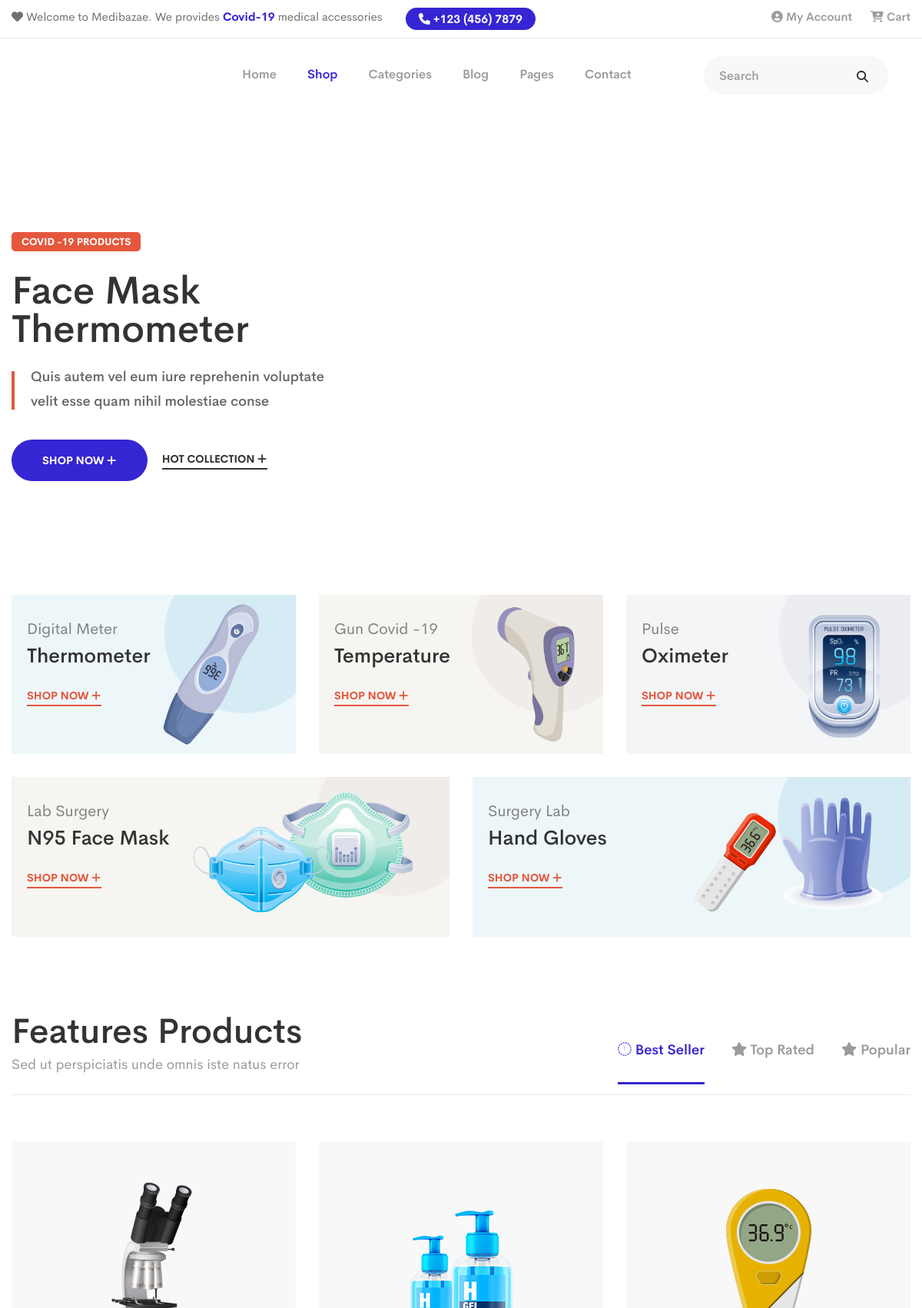
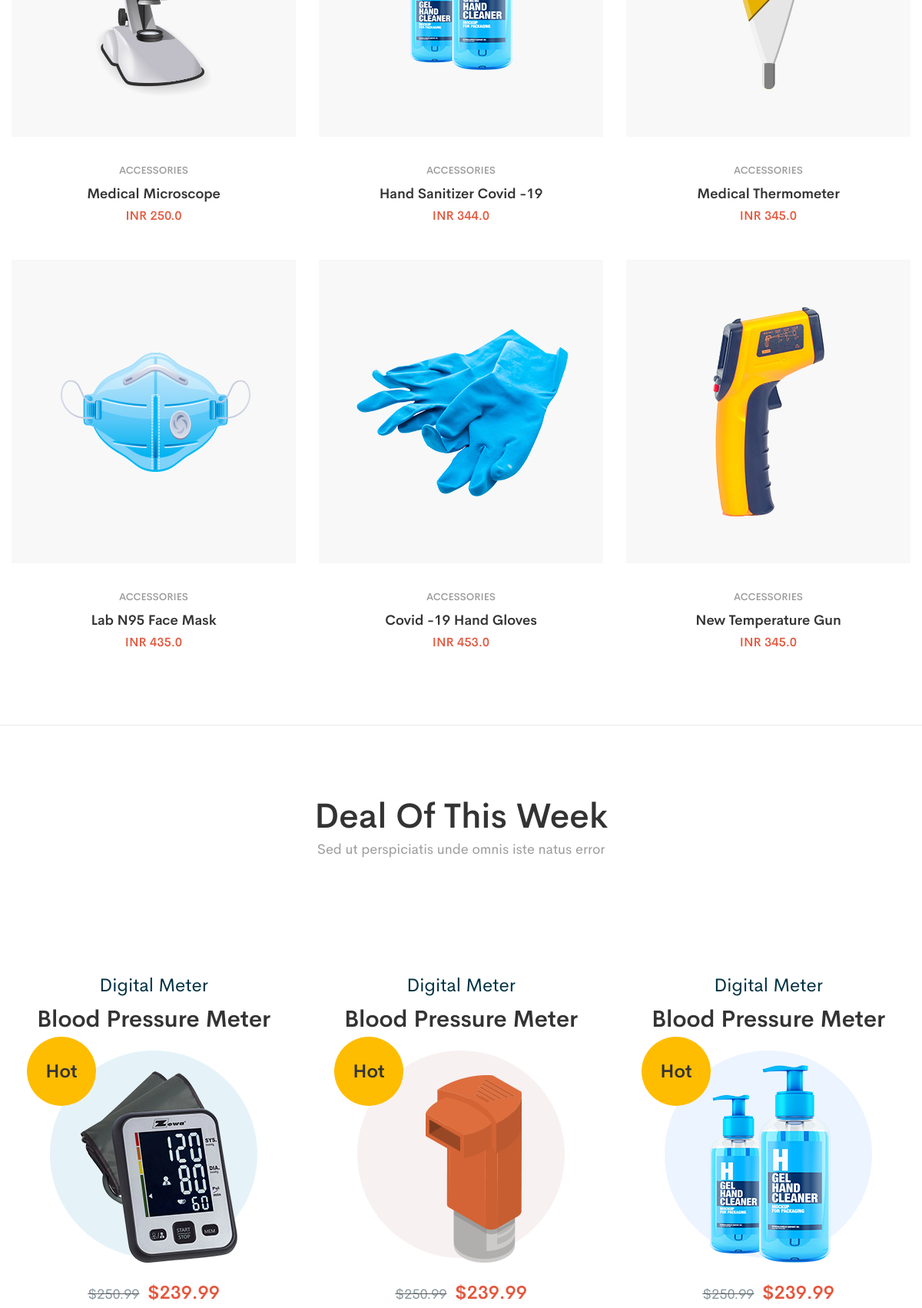
The app's page /shop/ (upper part) with its own data (2 pictures, top to bottom).
### ecommerce/models.py (models this page shows, shortened)
class Product(models.Model):
    name = models.CharField(max_length=200, null=True)
    price = models.FloatField()
    image = models.ImageField(null=True, blank=True)
    @property
    def imageURL(self):
        try:
            url = self.image.url
        except:
            url = ''
        return url

### ecommerce/views.py (the view)
# urls.py: path('shop/', views.shopHome, name = 'shop'),
def shopHome(request):
    products = Product.objects.all()
    context = {
        'products': products,
    }
    return render (request, 'ecommerce/shophome.html', context)

### ecommerce/templates/ecommerce/shophome.html (shortened to what this page needs)
  {% extends 'ecommerce/ecincludes/ecbase.html' %}
    {% load static %}
        {% block body %}
            {% block header %}
            {% include 'ecommerce/ecincludes/echeader.html' %}
            {% endblock %}
            <main>
                <section class="hero-area">
                    <div class="hero-slider">
                        <div class="slider-active">
                            <div class="single-slider slider-height d-flex align-items-center"
                                data-background="/static/ecom/imgecom/slider/01.jpg">
                                <div class="container">
                                    <div class="row">
                                        <div class="col-xl-5 col-lg-6">
                                            <div class="hero-text mt-90">
                                                <div class="hero-slider-caption ">
                                                    <span data-animation="fadeInUp" data-delay=".2s">covid -19 products</span>
                                                    <h2 data-animation="fadeInUp" data-delay=".4s">Face Mask
                                                        Thermometer</h2>
                                                    <p data-animation="fadeInUp" data-delay=".6s">Quis autem vel eum iure reprehenin voluptate
                                                        velit esse quam nihil molestiae conse</p>
                                                </div>
                                                <div class="hero-slider-btn">
                                                    <a data-animation="fadeInUp" data-delay=".8s" href="contact.html"
                                                        class="c-btn">shop now <i class="fas fa-plus"></i></a>
                                                        <div class="b-button" data-animation="fadeInUp" data-delay="1s" style="animation-delay: 1s;">
                                                            <a href="contact.html" >hot collection <i class="fas fa-plus"></i></a>
                                                         </div>
                                                </div>
                                            </div>
                                        </div>
                                        <div class="col-xl-7 col-lg-6">
                                            <div class="slider-img d-none d-lg-block" data-animation="fadeInRight" data-delay=".8s">
                                            </div>
                                        </div>
                                    </div>
                                </div>
                            </div>
                        </div>
                    </div>
                </section>
                <div class="banner-area banner-pb pt-30 pb-70 pl-55 pr-55">
                    <div class="container-fluid">
                        <div class="row">
                            <div class="col-xl-4 col-lg-4">
                                <div class="banner-wrapper mb-30">
                                    <div class="banner-img pos-rel">
                                        <a href="product-details.html"><img src="/static/ecom/imgecom/banner/01.jpg" alt=""></a>
                                        <div class="banner-text">
                                            <span>Digital Meter</span>
                                            <h2>Thermometer</h2>
                                            <div class="b-button red-b-button">
                                                <a href="contact.html">shop now <i class="fas fa-plus"></i></a>
                                             </div>
                                        </div>
                                    </div>
                                </div>
                            </div>
                            <div class="col-xl-4 col-lg-4">
                                <div class="banner-wrapper mb-30">
                                    <div class="banner-img pos-rel">
                                        <a href="product-details.html"><img src="/static/ecom/imgecom/banner/02.jpg" alt=""></a>
                                        <div class="banner-text">
                                            <span>Gun Covid -19</span>
                                            <h2>Temperature</h2>
                                            <div class="b-button red-b-button">
                                                <a href="contact.html">shop now <i class="fas fa-plus"></i></a>
                                             </div>
                                        </div>
                                    </div>
                                </div>
                            </div>
                            <div class="col-xl-4 col-lg-4">
                                <div class="banner-wrapper mb-30">
                                    <div class="banner-img pos-rel">
                                        <a href="product-details.html"><img src="/static/ecom/imgecom/banner/03.jpg" alt=""></a>
                                        <div class="banner-text">
                                            <span>Pulse</span>
                                            <h2>Oximeter</h2>
                                            <div class="b-button red-b-button">
                                                <a href="contact.html">shop now <i class="fas fa-plus"></i></a>
                                             </div>
                                        </div>
                                    </div>
                                </div>
                            </div>
                            <div class="col-xl-6 col-lg-6">
                                <div class="banner-wrapper mb-30">
                                    <div class="banner-img pos-rel">
                                        <a href="product-details.html"><img src="/static/ecom/imgecom/banner/04.jpg" alt=""></a>
                                        <div class="banner-text">
                                            <span>Lab Surgery</span>
                                            <h2>N95 Face Mask</h2>
                                            <div class="b-button red-b-button">
                                                <a href="contact.html">shop now <i class="fas fa-plus"></i></a>
                                             </div>
                                        </div>
                                    </div>
                                </div>
                            </div>
                            <div class="col-xl-6 col-lg-6">
                                <div class="banner-wrapper mb-30">
                                    <div class="banner-img pos-rel">
                                        <a href="product-details.html"><img src="/static/ecom/imgecom/banner/05.jpg" alt=""></a>
                                        <div class="banner-text">
                                            <span>Surgery Lab</span>
                                            <h2>Hand Gloves</h2>
                                            <div class="b-button red-b-button">
                                                <a href="contact.html">shop now <i class="fas fa-plus"></i></a>
                                             </div>
                                        </div>
                                    </div>
                                </div>
                            </div>
                        </div>
                    </div>
                </div>
                <div class="product-area pb-50">
                    <div class="container">
                        <div class="tab-border mb-60">
                            <div class="row">
                                <div class="col-xl-7 col-lg-6">
                                    <div class="section-title mb-25">
                                        <h2>Features Products</h2>
                                        <p>Sed ut perspiciatis unde omnis iste natus error</p>
                                    </div>
                                </div>
                                <div class="col-xl-5 col-lg-6">
                                    <div class="product-tab mb-25">
                                        <ul class="nav justify-content-start justify-content-lg-end product-nav" id="myTab" role="tablist">
                                            <li class="nav-item">
                                                <a class="nav-link active" id="home-tab" data-toggle="tab" href="#home" role="tab" aria-controls="home" aria-selected="true">
                                                    <i class="fas fa-shield-check"></i> Best Seller
                                                </a>
                                            </li>
                                            <li class="nav-item">
                                                <a class="nav-link" id="profile-tab" data-toggle="tab" href="#profile" role="tab" aria-controls="profile" aria-selected="fasse">
                                                <i class="fas fa-star"></i>  Top Rated
                                                </a>
                                            </li>
                                            <li class="nav-item">
                                                <a class="nav-link" id="contact-tab" data-toggle="tab" href="#contact" role="tab" aria-controls="contact" aria-selected="fasse">
                                                <i class="fas fa-star"></i> Popular
                                                </a>
                                            </li>
                                        </ul>
                                    </div>
                                </div>
                            </div>
                        </div>
                        <div class="product-tab-content">
                            <div class="tab-content" id="myTabContent">
                                <div class="tab-pane fade show active" id="home" role="tabpanel" aria-labelledby="home-tab">
                                    <div class="row">
                                        {% for product in products %}
                                        <div class="col-xl-4 cl-lg-4 col-md-6">
                                            <div class="product-wrapper text-center mb-45">
                                                <div class="product-img pos-rel">
                                                    <a href="product-details.html">
                                                        <img src="{{ product.imageURL }}" alt="">
                                                    </a>
                                                </div>
                                                <div class="product-text">
                                                    <h5>accessories</h5>
                                                    <h4><a href="product-details.html">{{ product.name }}</a></h4>
                                                    <span>INR {{ product.price }}</span>
                                                </div>
                                            </div>
                                        </div>
                                        {% endfor %}
                                    </div>
                                </div>
                            </div>
                        </div>
                    </div>
                </div>
                <div class="deal-area pb-50 pt-95">
                    <div class="container">
                        <div class="row">
                            <div class="col-xl-6 col-lg-6 offset-lg-3 offset-xl-3">
                                <div class="section-title text-center mb-65">
                                    <h2>Deal Of This Week</h2>
                                    <p>Sed ut perspiciatis unde omnis iste natus error</p>
                                </div>
                            </div>
                        </div>
                    </div>
                </div>
                <div class="banner-02-area pb-70 pl-165 pr-165">
                    <div class="container-fluid">
                        <div class="row">
                            <div class="col-xl-4 col-lg-4 col-md-6">
                                <div class="banner-02-wrapper text-center mb-30" data-bg-color="#edf7fb">
                                    <div class="banner-02-text">
                                        <span>Digital Meter</span>
                                        <h2>Blood Pressure Meter</h2>
                                    </div>
                                    <div class="banner-02-img pos-rel">
                                        <a href="#"><img src="/static/ecom/imgecom/banner/b-01.png" alt=""></a>
                                         <span class="banner-tag">hot</span>
                                    </div>
                                    <div class="banner-price">
                                        <span class="old-price">$250.99</span>
                                        <span class="new-price">$239.99</span>
                                    </div>
                                </div>
                            </div>
                            <div class="col-xl-4 col-lg-4 col-md-6">
                                <div class="banner-02-wrapper text-center mb-30" data-bg-color="#f8f8f8">
                                    <div class="banner-02-text">
                                        <span>Digital Meter</span>
                                        <h2>Blood Pressure Meter</h2>
                                    </div>
                                    <div class="banner-02-img pos-rel">
                                        <a href="#"><img src="/static/ecom/imgecom/banner/b-02.png" alt=""></a>
                                         <span class="banner-tag">hot</span>
                                    </div>
                                    <div class="banner-price">
                                        <span class="old-price">$250.99</span>
                                        <span class="new-price">$239.99</span>
                                    </div>
                                </div>
                            </div>
                            <div class="col-xl-4 col-lg-4 col-md-6">
                                <div class="banner-02-wrapper text-center mb-30" data-bg-color="#f3f8ff">
                                    <div class="banner-02-text">
                                        <span>Digital Meter</span>
                                        <h2>Blood Pressure Meter</h2>
                                    </div>
                                    <div class="banner-02-img pos-rel">
                                        <a href="#"><img src="/static/ecom/imgecom/banner/b-03.png" alt=""></a>
                                         <span class="banner-tag">hot</span>
                                    </div>
                                    <div class="banner-price">
                                        <span class="old-price">$250.99</span>
                                        <span class="new-price">$239.99</span>
                                    </div>
                                </div>
                            </div>
                        </div>
                    </div>
                </div>
            </main>
        {% endblock %}

### records on screen
Product: imageURL (picture), name "Medical Microscope", price "250.0"
Product: imageURL (picture), name "Hand Sanitizer Covid -19", price "344.0"
Product: imageURL (picture), name "Medical Thermometer", price "345.0"
Product: imageURL (picture), name "Lab N95 Face Mask", price "435.0"
Product: imageURL (picture), name "Covid -19 Hand Gloves", price "453.0"
Product: imageURL (picture), name "New Temperature Gun", price "345.0"
